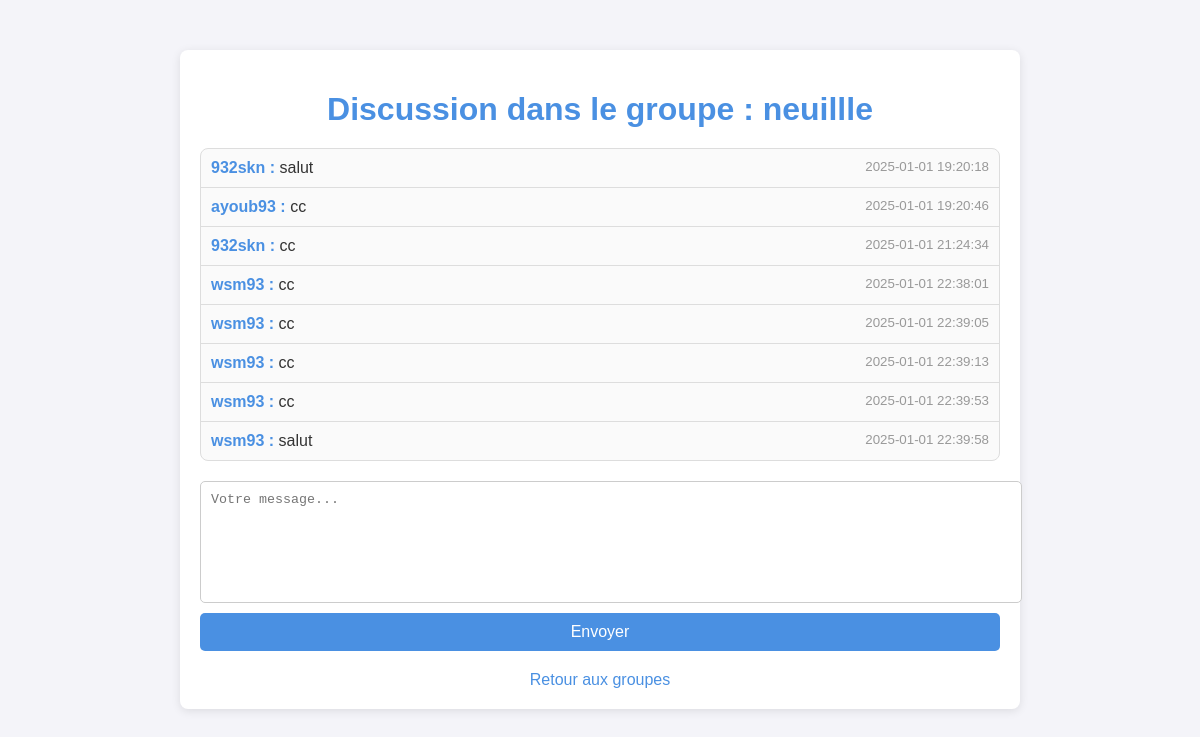
The app's page /group/1 (signed in), older data.
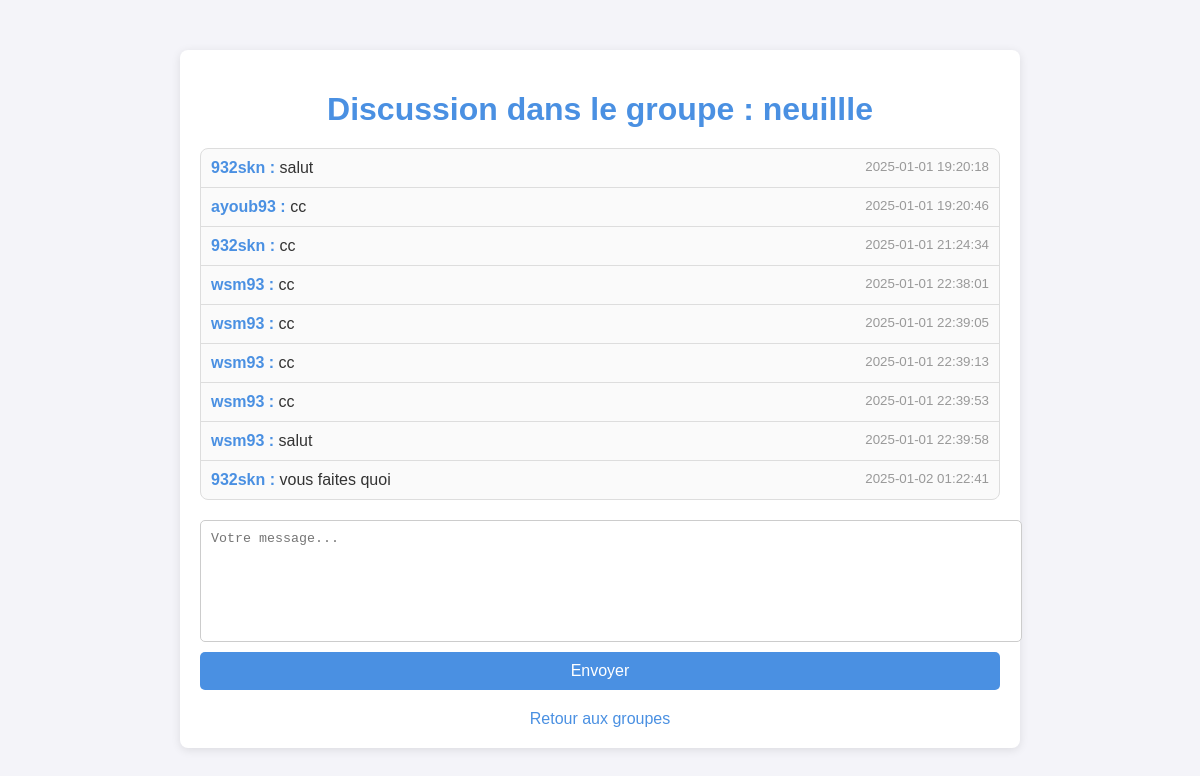
The same page, newer data.
### models.py (models this page shows)
class Message(db.Model):
    id = db.Column(db.Integer, primary_key=True)
    conversation_id = db.Column(db.Integer, db.ForeignKey('conversation.id'), nullable=True)  # Message privé
    group_id = db.Column(db.Integer, db.ForeignKey('group.id'), nullable=True)  # Message de groupe
    sender_id = db.Column(db.Integer, db.ForeignKey('user.id'), nullable=False)
    content = db.Column(db.String(500), nullable=False)
    is_read = db.Column(db.Boolean, default=False)
    timestamp = db.Column(db.DateTime, default=db.func.current_timestamp())
    sender = db.relationship('User', foreign_keys=[sender_id])
    conversation = db.relationship('Conversation', foreign_keys=[conversation_id])
    group = db.relationship('Group', foreign_keys=[group_id])

class User(UserMixin, db.Model):
    id = db.Column(db.Integer, primary_key=True)
    username = db.Column(db.String(150), unique=True, nullable=False)
    password = db.Column(db.String(150), nullable=False)

### app.py (the view, shortened to what this page needs)
@app.route('/group/<int:group_id>', methods=['GET', 'POST'])
@login_required
def group_chat(group_id):
    group = db.session.get(Group, group_id)
    is_member = GroupMember.query.filter_by(group_id=group_id, user_id=current_user.id).first()
    if not is_member:
        return "Erreur : Vous n'êtes pas membre de ce groupe.", 403
    messages = Message.query.filter_by(group_id=group_id).order_by(Message.timestamp).all()
    return render_template('group_chat.html', group=group, messages=messages)

### app.py (called while the page is built)
@login_manager.user_loader
def load_user(user_id):
    return db.session.get(User, int(user_id))  # Correctif pour éviter LegacyAPIWarning

### templates/group_chat.html (shortened to what this page needs)
<!DOCTYPE html>
<html lang="en">
<head>
</head>
<body>
    <div class="container">
        <h1>Discussion dans le groupe : {{ group.name }}</h1>
        <ul>
            {% for message in messages %}
                <li>
                    <span>
                        <strong>{{ message.sender.username }} :</strong> {{ message.content }}
                    </span>
                    <small>{{ message.timestamp }}</small>
                </li>
            {% endfor %}
        </ul>
        <form method="POST">
            <textarea name="content" placeholder="Votre message..." required></textarea>
            <button type="submit">Envoyer</button>
        </form>
        <a href="{{ url_for('groups') }}">Retour aux groupes</a>
    </div>
</body>
</html>

Row changes from the older to the newer data that the page shows:
added Message: sender.username "932skn", content "vous faites quoi", timestamp "2025-01-02 01:22:41"
